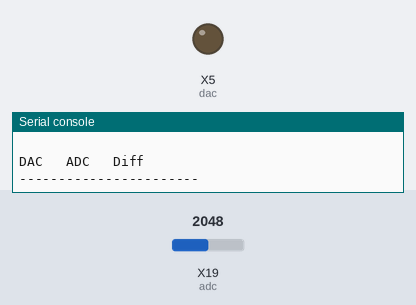
The program below on a simulated pyboard running MicroPython. Shown: output pins drawn as LEDs (lit = HIGH), the last lines printed to the serial console. Inputs (shaded band) come from the test bench; at power-on: X19 (adc) = 2048 (analog values on the 0–4095 scale).

Above: at 0.07 s.
At 1.27 s:
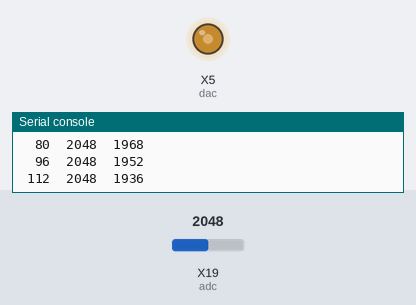
1.3 s: X19 (adc) set to 1475
At 3.3 s:
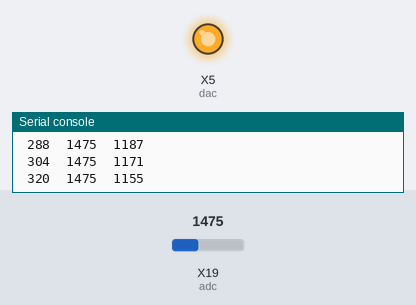
4.3 s: X19 (adc) set to 1363
Timing chart, 0 to 7.3 s (numbered marks = the images above; inputs shaded):
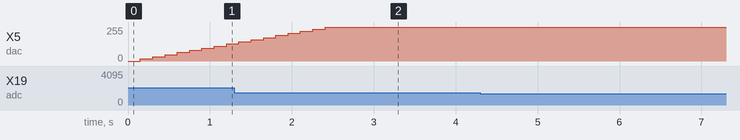

The program:

PYB_adda_test_1.py
```python
 # PYB_adda_test.pyb

 # PyBoard Test of DAC & ADC
 # (c) Claus Kuehnel 2019-02-17 info@ckuehnel.ch

 # PyBoard v1.1 has two DAC channels, connected to X5 and X6
 # There are 16 ADC channels. The ADC channel connected to X19 is used here.
 # Connect X5 & X19 for this test.

import time
from pyb import Pin,DAC, ADC
dac = DAC(Pin('X5'), bits=12)
adc = ADC(Pin('X19'))

print('\nTesting ADDA subsystem of PyBoard\n')

print('DAC\t ADC\t Diff')
print('-----------------------')

for i in range(256):
  j = i * 16
  dac.write(j)
  time.sleep_ms(100)
  adcvalue = adc.read()
  time.sleep_ms(50)
  diff = adcvalue - j
  print('{0:4d}\t{1:4d}\t{2:4d}'.format(j, adcvalue, diff))
```
